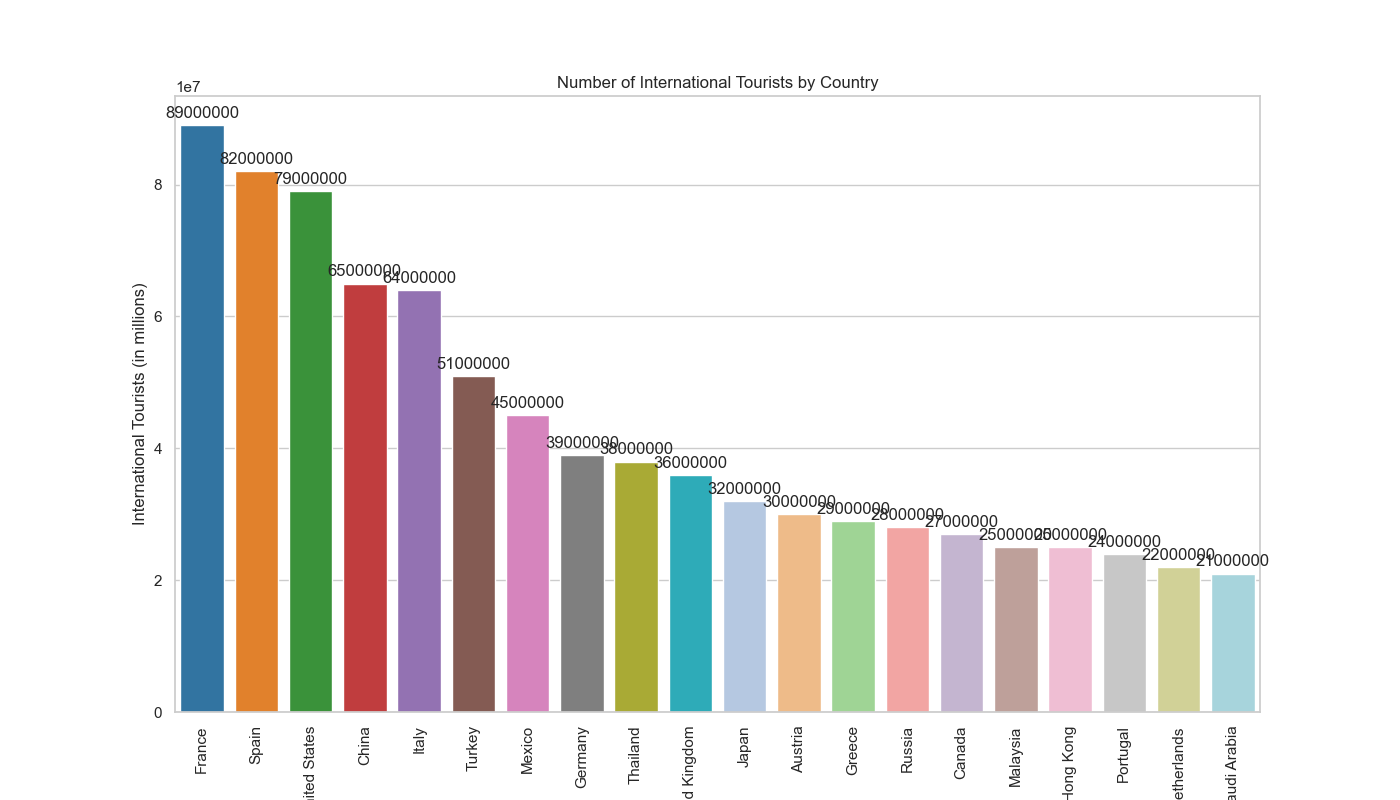

Python code for this plot:

import seaborn as sns
import pandas as pd
import matplotlib.pyplot as plt

data = {
    'Country': [
        'France', 'Spain', 'United States', 'China', 'Italy', 'Turkey', 'Mexico',
        'Germany', 'Thailand', 'United Kingdom', 'Japan', 'Austria', 'Greece',
        'Russia', 'Canada', 'Malaysia', 'Hong Kong', 'Portugal', 'Netherlands',
        'Saudi Arabia'
    ],
    'International_Tourists': [
        89000000, 82000000, 79000000, 65000000, 64000000, 51000000, 45000000,
        39000000, 38000000, 36000000, 32000000, 30000000, 29000000, 28000000,
        27000000, 25000000, 25000000, 24000000, 22000000, 21000000
    ]
}

df = pd.DataFrame(data)

sns.set(style="whitegrid")
plt.figure(figsize=(14, 8))

ax = sns.barplot(
    x="Country",
    y="International_Tourists",
    data=df,
    palette=[ '#1f77b4', '#ff7f0e', '#2ca02c', '#d62728', '#9467bd', '#8c564b', 
              '#e377c2', '#7f7f7f', '#bcbd22', '#17becf', '#aec7e8', '#ffbb78', 
              '#98df8a', '#ff9896', '#c5b0d5', '#c49c94', '#f7b6d2', '#c7c7c7', 
              '#dbdb8d', '#9edae5']
)

ax.bar_label(ax.containers[0], fmt='%.0f', label_type='edge', padding=3)

ax.set(title='Number of International Tourists by Country', xlabel='Country', ylabel='International Tourists (in millions)')

plt.xticks(rotation=90)
plt.show()
